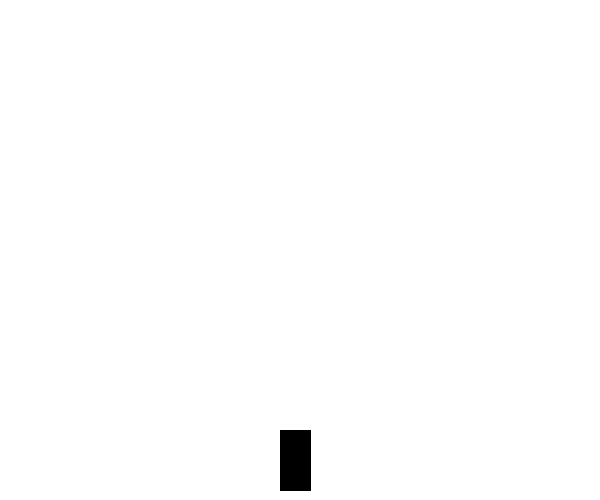
Frame 1 (no input)
Frame 60 (the mouse pressed at the canvas centre just before this capture): identical to frame 1, image omitted
Frame 120 (the mouse held since frame 60 and released just before this capture): identical to frame 1, image omitted

The Processing sketch that drew this single still picture (run headless with seeded random() and noise(); from frame 60 on, the mouse is pressed at the canvas centre):

// Processing sketch: processing_146050
// ── processing_146050.pde

// Joe Moceri
// Smooth Jump

private Player player;

void setup()
{
  size(600, 500);
  player = new Player(5, 5); // create our player with (jumpPower, fallingIntensity)
  frameRate(60);
  fill(0);
}

void draw()
{
  background(255);
  player.update();
}

public class Player
{ 
  private int pX, pY; // our coords
  private float jumpPower, fallingPower, fallingIntensity, ojPower; 
  public boolean jumping = false, grounded = true;

  public Player(float jP, float fI)
  {
    pX = width / 2 - 20;
    pY = height - 70;
    jumpPower = jP; // Jump Power is how high we can jump
    ojPower = jP;
    fallingPower = 0; // Falling Power is a container for when we begin to fall back down 
    fallingIntensity = fI; // Falling Intensity determines how fast we fall
  }
  public void update()
  {
    rect(pX, pY, 30, 60);
    updateJump();
  }
  
  private void updateJump()
  {
    if(jumping) // if we're jumping ..
    { // so long as we're above the negative value of our falling intensity ..
      if(jumpPower > -fallingIntensity) jumpPower -= 0.25; // reduce it by a quarter
      float power = jumpPower < 0 ? pow(jumpPower, 2) * -1 : pow(jumpPower, 2); // and whether or not we're +/- .. 
      player.pY -= power; // .. update our y coord accordingly
    }
    else // otherwise if we're falling back down (player choice) ..
    { 
      if(player.pY < height - 70) // if we haven't hit ground ..
      { // continue to fall using our updated fallingPower
        player.pY += pow(fallingPower, 2);
        if(fallingPower < fallingIntensity) fallingPower += 0.25; // until we hit the fallingIntensity (max)
      }
    }
    checkForGround(); // and finally, check for ground
  }
  
  private void updateFalling()
  { // if our jump power is in the negative, set our falling power equal to it, to match up smoothly
    if(jumpPower <= 0) fallingPower = abs(jumpPower);
  }
  
  private void checkForGround()
  {
    if(player.pY >= height - 70) // if we're at ground ..
    {
      jumpPower = ojPower; // reset our jumping power to it's original value
      fallingPower = 0; // reset our falling power
      grounded = true; // set our flag
      player.pY = height - 70; // and make sure we're at ground
    }
  }
}

void keyPressed()
{
  if(key == ' ' && player.grounded) // allow us to jump once
  { // and set our flags
    player.grounded = false;
    player.jumping = true;
  }
}

void keyReleased()
{
  if(key == ' ' && player.jumping) // and allow us to let go once 
  { // update our falling value, and set our flag
    player.updateFalling();
    player.jumping = false;
  }
}
